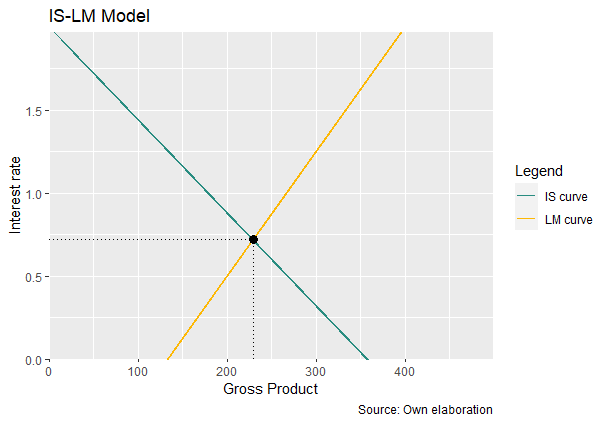

This chart was generated by the following R code:
#________________________
# IS - LM Model
# Author: Ronny M. Condor
#________________________
library(ggplot2)
library(ggthemes)
library(tidyverse)

# 1. IS equation
# r = (A/b)- ((1-c(1-t))/b)*Y
IS.curve <- function(c,t,A,b,Y){
  r = (A/b)- ((1-c(1-t))/b)*Y
  return(r)
}


# 2. LM equation
# Y=M/k - h/k * r
LM.curve <-function(M,k,h,Y){
  r=(k/h)*Y-(M/h)
  return(r)
}

# 3. Parameters
c <-0.75
t <-0.28
A <-100
b <-50
M <-80
k <-0.6
h <-80
# Range of Y 
Y<- sample(1:500,100,replace = F)

# 4. Solution
B <- matrix(c(1-c(1-t),b,k,-h), nrow =2,ncol=2,byrow = T)
d <- rbind(A,M)

equilibrium <- solve(B,d)
equilibrium <- t(equilibrium)
equilibrium<- as.data.frame(equilibrium)
equilibrium <- rename(equilibrium, Y_eq = V1, r_eq = V2)


r <- IS.curve(c,t,A,b,Y)
IS <- cbind(r,Y)
IS <- as.data.frame(IS)

r <- LM.curve(M,k,h,Y)
LM <- cbind(r,Y)
LM <- as.data.frame(LM)


ggplot(mapping=aes(Y,r))+
  geom_path(data = IS, aes(Y,r, color="a"))+
  geom_path(data=LM,aes(Y,r, color="b"))+
  labs( title = "IS-LM Model", x="Gross Product", y="Interest rate", 
        caption = "Source: Own elaboration",
        color="Legend")+
  scale_color_manual( values = c("a"="#288C80","b"="#FDB805"), 
                     labels=c("IS curve","LM curve"))+
  geom_segment(data = equilibrium, 
               aes(x = Y_eq, y = 0, xend = Y_eq, yend = r_eq), lty = "dotted") +
  geom_segment(data = equilibrium, 
               aes(x = 0, y = r_eq, xend = Y_eq, yend = r_eq), lty = "dotted")+
  geom_point(aes(x=equilibrium$Y_eq, y=equilibrium$r_eq), size = 3)+
  coord_cartesian(xlim=c(0,max(LM$Y)), ylim = c(0,max(IS$r)))+
  scale_x_continuous(expand = c(0,0))+
  scale_y_continuous(expand = c(0,0))

# 5. Comparative Statics
# Example 1: A monetary expansive policy

M_new <- 120
r_new <- LM.curve(M_new,k,h,Y)
LM_new <- cbind(r_new,Y)
LM_new <- as.data.frame(LM_new)

ggplot()+
  geom_path(data = IS, aes(Y,r))+
  geom_path(data=LM, aes(Y,r))+
  geom_path(data=LM_new, aes(Y,r_new))+
  annotate("segment", x = 255, xend = 278, y = 0.85, yend = 0.60,
           arrow = arrow(length = unit(0.60, "lines")), colour = "grey50")
